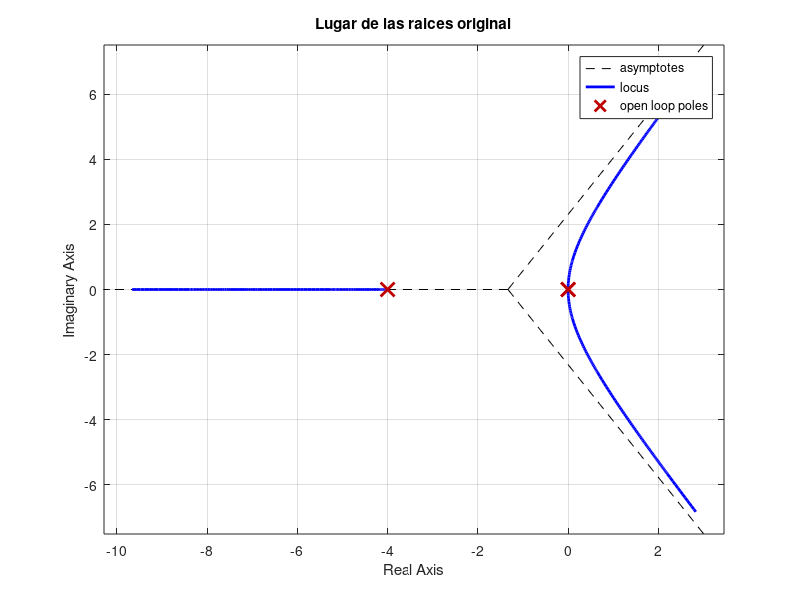

Write MATLAB code to recreate this figure. (Note: this script raises an error after producing the figure.)
% B6'23
% G = (1)/(s^2(s+4))
% 1. Polos dominantes
close all
ts = 5;
mp = 0.1;
sig = 4/ts;
wd = -sig/log(mp)*pi;
s1 = -sig+wd*1i;

% 2. Lugar de las raices solo para K
numla = 1;
denla = conv([1,0,0],[1,4]);
G = tf(numla,denla)
figure(1)
rlocus(G)
title('Lugar de las raices original')

% Deficiencia de angulo
syms s
g = 1/(s^2*(s+4));
ag = double(angle(subs(g,s,s1)))*180/pi
phiT = 180-ag;
ngc=2;
phi=phiT/ngc


% Polos y ceros de controlador
sz=3
gcz=s+sz;
agcz = angle(s1+sz)*180/pi
sp = imag(s1)/tand(agcz-phi)-real(s1)
Gc=tf([1,sz],[1,sp])

% Kc
Gn = G * Gc^ngc
figure(2)
rlocus(Gn)
title('Lugar de las raices con Gc')

Kc = 14.7


% comprobando
T = Kc*Gn/(1+Kc*Gn);
[y,t]=step(T)
figure(3)
plot(t,y)
hold on
plot([t(1),t(end)],[0.98,0.98]);
plot([t(1),t(end)],[1.02,1.02]);
hold off



% Método 1.
% alfa lo mas grande posible
plot(real(s1),imag(s1),'kx',"MarkerSize",10,"LineWidth",2)
hold on
plot([0,real(s1)],[0,imag(s1)],'r',"LineWidth",2)
plot([real(s1)*2,real(s1)],[imag(s1),imag(s1)],'r',"LineWidth",2)


aPOPA = angle(s1)*180/pi;
mPO = abs(s1);
aPOPB = aPOPA/2
aOPOB = 180-angle(s1)*180/pi;
aBPBO = 180-aPOPB-aOPOB
% Bisetriz PAPO
OB = mPO/sind(aBPBO)*sind(aPOPB)

B = 0 - OB;

plot([B,real(s1)],[0,imag(s1)],'b',"LineWidth",2)

%BC
aPCPB = phi/2;
aPDPB = phi/2;
aCBCP = 180-aPCPB-(180-aBPBO)
mBP = sqrt((B-real(s1))^2+(0-imag(s1))^2)

BC = mBP/sind(aCBCP)*sind(aPCPB);
C = B-BC;

plot([C,real(s1)],[0,imag(s1)],'k',"LineWidth",2)


%BD
aDBDP = 180-aPDPB-aBPBO;
BD = mBP/sind(aDBDP)*sind(aPDPB)
D = B+BD;

plot([D,real(s1)],[0,imag(s1)],'k',"LineWidth",2)

T = 1/abs(D)
alfa = D/C

Gc = tf([1, 1/T],[1,1/T/alfa])
G
Gp = tf(10,[1,1,0])

G = Gc*Gp
figure
rlocus(G)
Kc = 1.23;